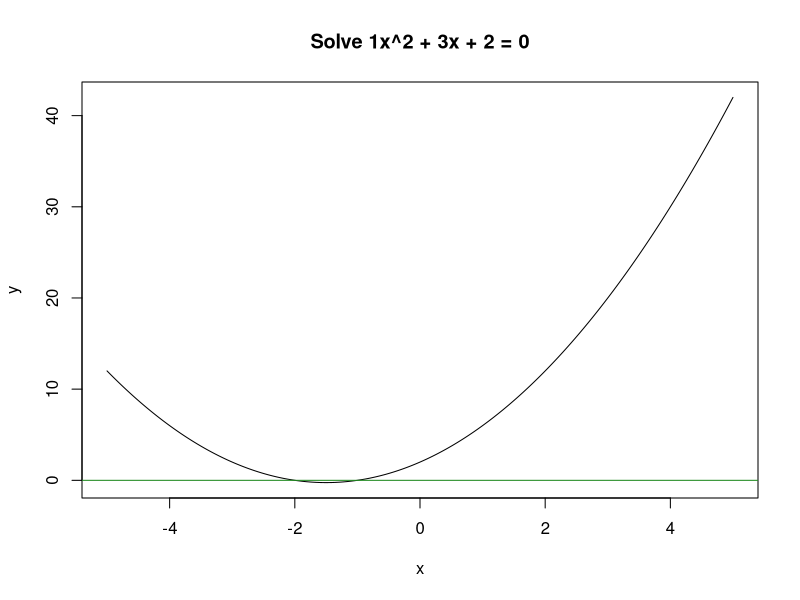

The R source for this figure:
## ---- chunk 1
#| echo: false

# Two solutions
a <- 1
b <- 3
c <- 2

# One solution
# a <- 1
# b <- -6
# c <- 9

# No solutions
# a <- 1
# b <- 2
# c <- 5

## ---- chunk 2
#| echo: false
#| warning: false

x <- seq(-5,5, length = 300)
y <- a*x^2 + b*x + c

plot(x,y, main = paste0("Solve ", a, "x^2 + ", b, "x + ", c, " = 0"), type = "l")
abline(h=0, col = "forestgreen")

sol1 <- (-1*b + sqrt(b^2-4*a*c))/2*a

sol2 <- (-1*b - sqrt(b^2-4*a*c))/2*a


sol <- ifelse(sol1 == "NaN" & sol2 == "NaN", "The quadratic equation does not have a solution solving:",
              ifelse(sol1 != sol2, paste0("The solution of the quadratic equation is x = (", min(c(sol1,sol2)), ", ", max(c(sol1, sol2)), ") which was solved using:"),
                     ifelse(sol1 == sol2, paste0("The solution of the quadratic equation is x = ", sol1, " which was solved using:"), "No Solution")))

